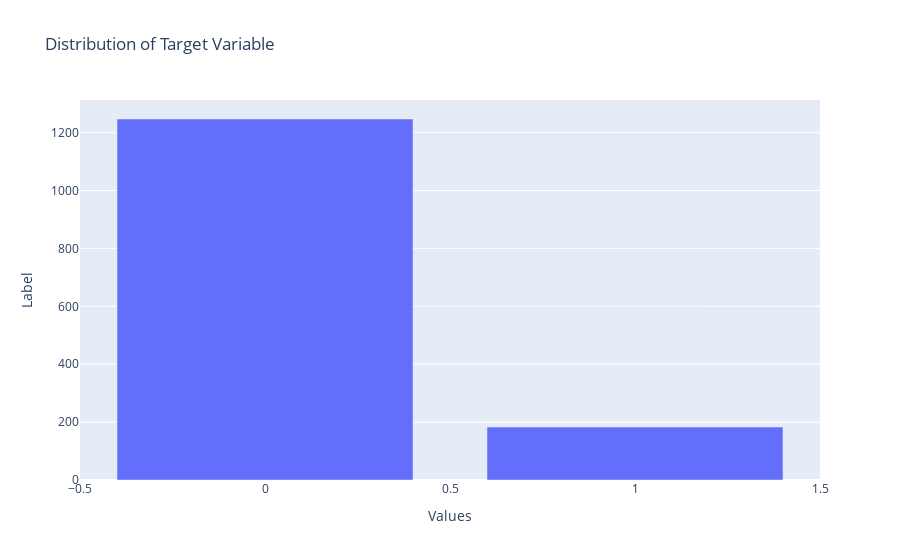

The notebook cell this image was saved under:
### Markdown cell above
## Target analysis

### Code cell
counts = df['target'].value_counts()
fig = px.bar(x=counts.index, y=counts.values, labels={'x':'Values', 'y':'Label'},
             title='Distribution of Target Variable')

# Show plot 
fig.show()

### Figure 1 — Plotly figure (JSON) as saved in the notebook; plotly's stock layout.template omitted (floating-point values rounded to 4 significant figures)
{"data": [{"alignmentgroup": "True", "hovertemplate": "Values=%{x}<br>Label=%{y}<extra></extra>", "legendgroup": "", "marker": {"color": "#636efa", "pattern": {"shape": ""}}, "name": "", "offsetgroup": "", "orientation": "v", "showlegend": false, "textposition": "auto", "type": "bar", "x": [0, 1], "xaxis": "x", "y": [1247, 183], "yaxis": "y"}], "layout": {"barmode": "relative", "legend": {"tracegroupgap": 0}, "title": {"text": "Distribution of Target Variable"}, "xaxis": {"anchor": "y", "domain": [0, 1], "title": {"text": "Values"}}, "yaxis": {"anchor": "x", "domain": [0, 1], "title": {"text": "Label"}}}}
